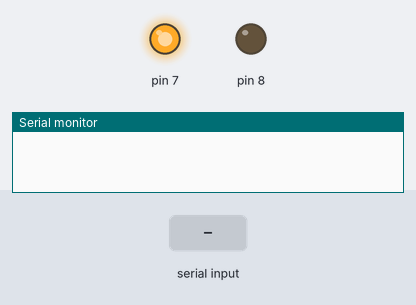
This sketch was run on a simulated Arduino Uno, built with avr-gcc and run on an emulated ATmega328P. Shown: output pins drawn as LEDs (lit = HIGH), the last lines printed to the serial monitor. The test bench sets the inputs (shaded band).

Above: at 1.2 s.
1.3 s: "90,45\n" received over Serial
At 11.8 s:
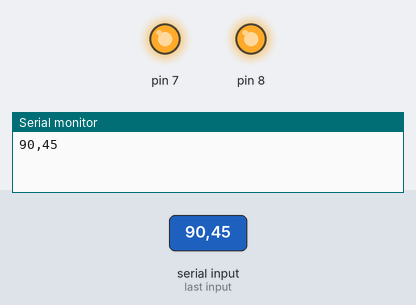
Timing chart, 0 to 12.9 s (numbered marks = the images above; inputs shaded):
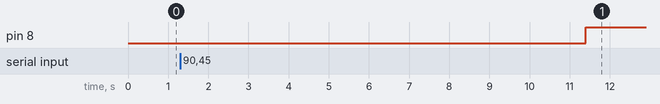

Measured:
- after the input at 1.3 s, pin 8: LOW → HIGH after 10.1 s

The sketch:

water_timer.ino
```cpp
#include "Buzzer.h"
#include "DigitalBasic.h"
#include "ProjectTime.h"
#include "WTSerial.h"

/************************************************************************/
             /*Global variables with pins assignments*/
//DigitalBasic *electrovalve = new DigitalBasic(6);
//DigitalBasic *bluetooth_status = new DigitalBasic();
//Buzzer *buz = new Buzzer(5);
DigitalBasic *led_on = new DigitalBasic(7);
DigitalBasic *led_status = new DigitalBasic(8);
/************************************************************************/

void setup() {
  //put your setup code here, to run once:

  //pinMode(buz -> getPinNumber() , OUTPUT);
  //pinMode(electrovalve -> getPinNumber() , OUTPUT);
  //pinMode(bluetooth_status -> getPinNumber() , INPUT);
  pinMode(led_on -> getPinNumber() , OUTPUT);
  pinMode(led_status -> getPinNumber() , OUTPUT);

  Serial.begin(9600);

  led_on -> stateController(1); /*arduino is working*/
}

void loop() {
  // put your main code here, to run repeatedly:

  led_status -> stateController(0); /* green led */

  int bytesNumber = 0, i = 0;

  while(!Serial.available()); //lock

  delay(100);/* wait message */

  bytesNumber = Serial.available();

  char message[bytesNumber];

  for( ; i < bytesNumber ; i++){
    message[i] = Serial.read();
  }

  WTSerial *data = new WTSerial(message , &bytesNumber);

  Serial.write(data -> getMessage());

  ProjectTime *pt = new ProjectTime(10);  /* time changes with bluetooth data */
  int tm = pt -> getTimeSelected();

  //electrovalve -> stateController(0);
  pt -> waitTime((tm / 60) ? tm - 60 : tm - 1); /* for minutes and seconds */
  //buz -> activateControl(1 , 31); /* turn buzzer on */
  pt -> waitTime((tm / 60) ? 60 : 1);
  //buz -> activateControl(0 , 31); /* turn buzzer off */
  led_status -> stateController(1); /* red led */
  //electrovalve -> stateController(1); /* turn electrovalve off NA*/

  pt -> waitTime(10);  // take off when add bluetooth

  delete pt;
  delete data;

  /*send command to disconect AT+DISC/r/n*/
}
```

Buzzer.cpp
```cpp
#include "Buzzer.h"
#include <Arduino.h>

/*
 buzzer constructor
 param: pin number
*/
Buzzer :: Buzzer(int pin){
  setPinNumber(pin);
}

/*
 description:
 param: state that is required, buzzer frequency
 return: none

 true = 1 (on)
 false = 0(off)
*/
void Buzzer :: activateControl(bool state, int frequency){
  state ? tone(getPinNumber() , frequency) : noTone(getPinNumber()) ;
}
```

Buzzer.h
```cpp
#ifndef BUZZER_H
#define BUZZER_H
#include "Control.h"

class Buzzer : public Control {
  public:
    Buzzer(int pin);
    void activateControl(bool state, int frequency);
};

#endif
```

Control.cpp
```cpp
#include "Control.h"

/*
 description: get buzzer pin value
 param: none
 return: buzzer pin number
*/
int Control :: getPinNumber(){
  return controlledPin;
}

/*
 description: set buzzer pin value
 param: none
 return: buzzer pin number
*/
void Control :: setPinNumber(int pin){
  controlledPin = pin;
}
```

Control.h
```cpp
#ifndef CONTROL_H
#define CONTROL_H

class Control{

  private:
    int controlledPin;  //virtual make it abstract

  public:
    void setPinNumber(int pin);
    int getPinNumber();
};

#endif
```

DigitalBasic.cpp
```cpp
#include "DigitalBasic.h"
#include <Arduino.h>
/*
 digital function control constructor
 param: pin number
*/
DigitalBasic :: DigitalBasic(int pin){
  setPinNumber(pin);
}
/*
 description: Set digital output value
 param: state that is required
 return: none

 true = 1 (on)
 false = 0(off)
*/
void DigitalBasic :: stateController(bool state){
 state ?  digitalWrite(getPinNumber() , HIGH) : digitalWrite(getPinNumber() , LOW);
}
```

DigitalBasic.h
```cpp
#ifndef DIGITALBASIC_H
#define DIGITALBASIC_H
#include "Control.h"

class DigitalBasic : public Control {

  public:
    DigitalBasic(int pin);
    void stateController(bool state);
};

#endif
```

ProjectTime.cpp
```cpp
#include <Arduino.h>
#include "ProjectTime.h"

/*
 project_time constructor
 param: time received by bluetooth
*/
ProjectTime :: ProjectTime(int timeSet){
  timeSelected = timeSet;
}

/*
 description: get time delay value
 param: none
 return: delay time in seconds
*/
int ProjectTime :: getTimeSelected(){
  return timeSelected;
}

/*
 description: set delay
 param: none
 return: none
*/
void ProjectTime :: waitTime(int timeNeeded){
  int i;
  for( i = 0 ; i < timeNeeded ; i++){
    delay(1000);
  }
}
```

ProjectTime.h
```cpp
#ifndef PROJECTTIME_H
#define PROJECTTIME_H

class ProjectTime{
  private:
    int timeSelected;

  public:
    ProjectTime(int timeSet);
    int getTimeSelected();
    void waitTime(int timeNeeded);
};

#endif
```

WTSerial.cpp
```cpp
#include <Arduino.h>
#include "WTSerial.h"

WTSerial :: WTSerial(char* serialRead, int* charNumber){
  int i;

  for(i = 0 ; i < *charNumber ; i++){
    message[i] = serialRead[i];
  }
  for(; i < TEXT_MAX ; i++){
    message[i] = 0;
  }

  textLength = *charNumber;
}

char* WTSerial :: getMessage(){
  return message;
}

int WTSerial :: checksumReceived(){ //message is : size of message + message + checksum
  int i, sum = 0, checksum;

  int messageSize = message[0] - '0';

  for(i = 1 ; i <= messageSize  ; i++){
    sum += (int)message[i];
  }

  checksum = ~sum;

  return checksum;
}
```

WTSerial.h
```cpp
#ifndef WTSERIAL_H
#define WTSERIAL_H

#define TEXT_MAX 10

class WTSerial{
  private:
    char message[TEXT_MAX];
    int textLength;

  public:
    WTSerial(char* serialRead, int* charNumber);
    char* getMessage();
    int checksumReceived();

};

#endif
```
